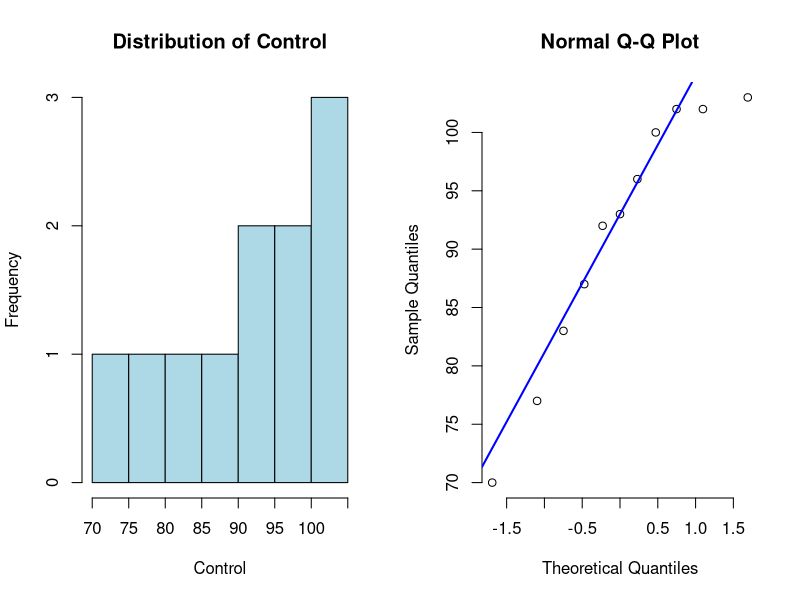
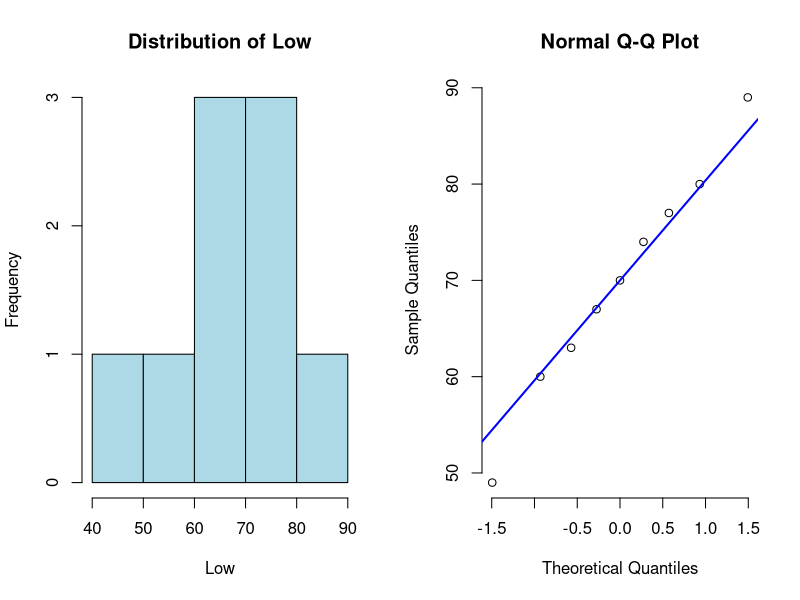
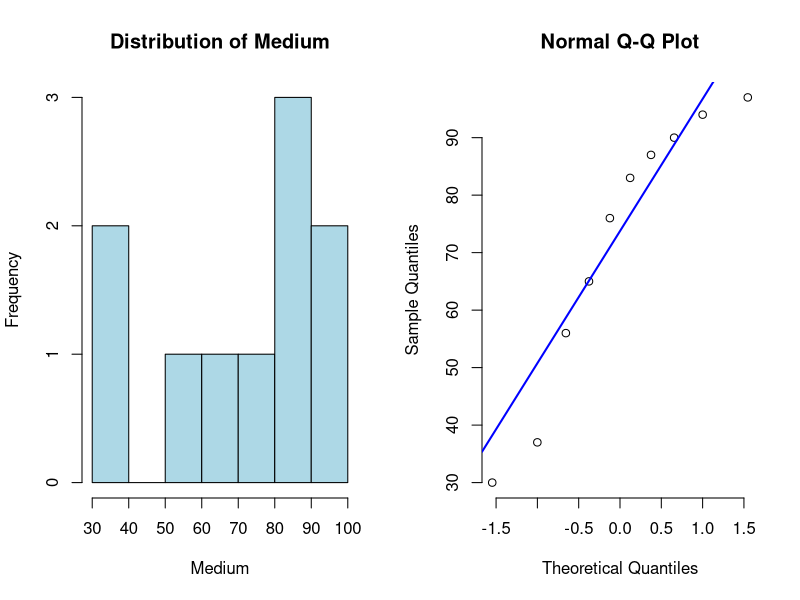
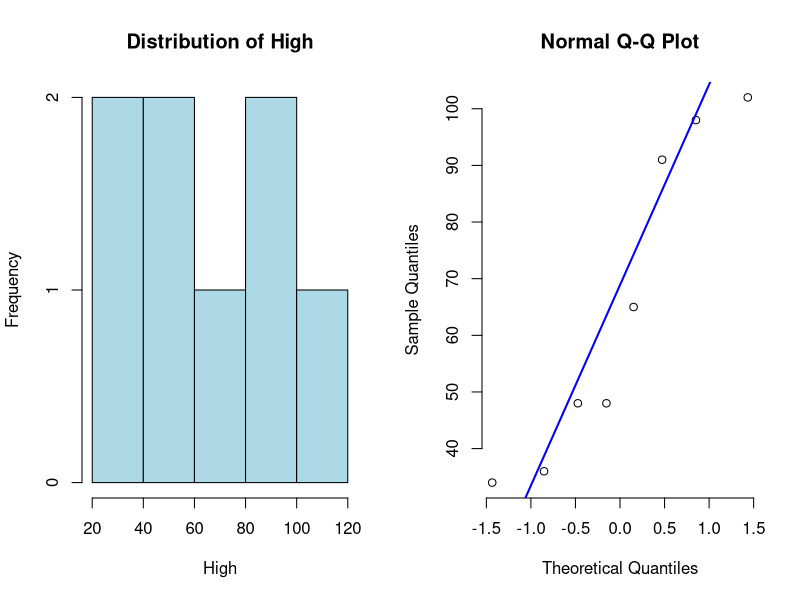
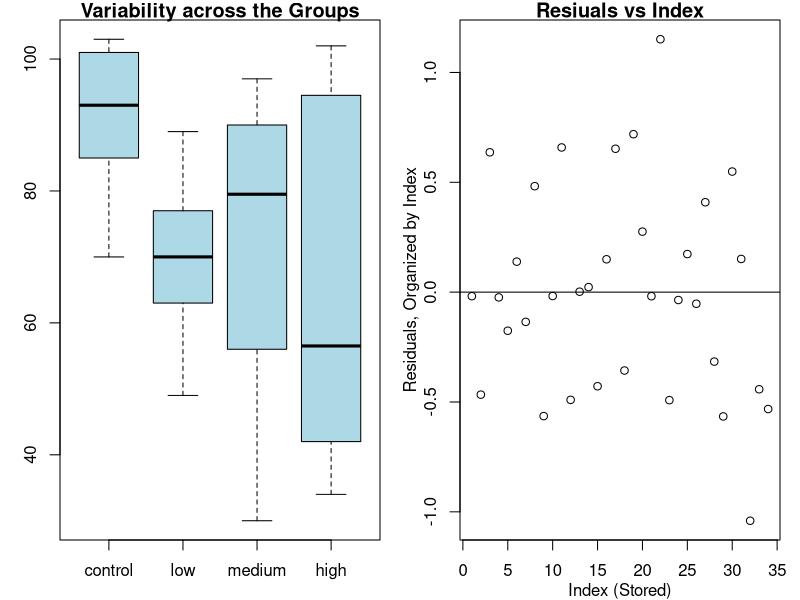
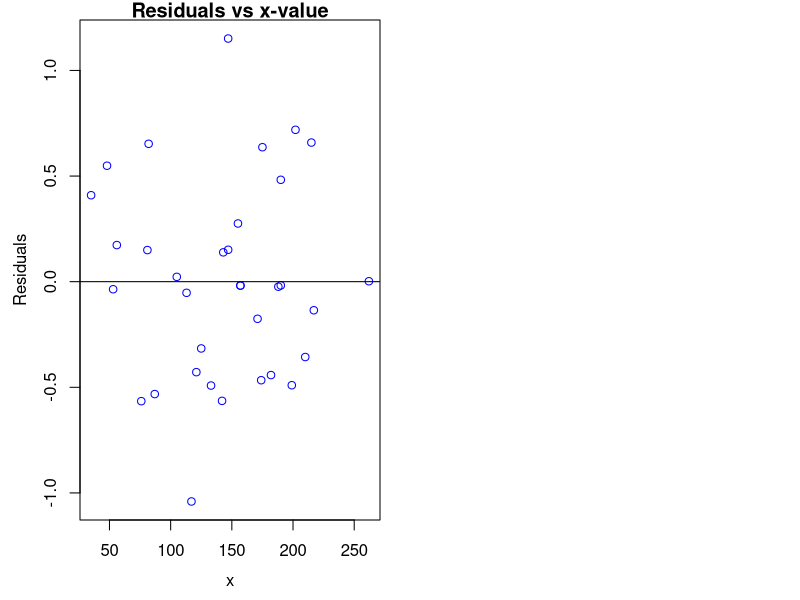
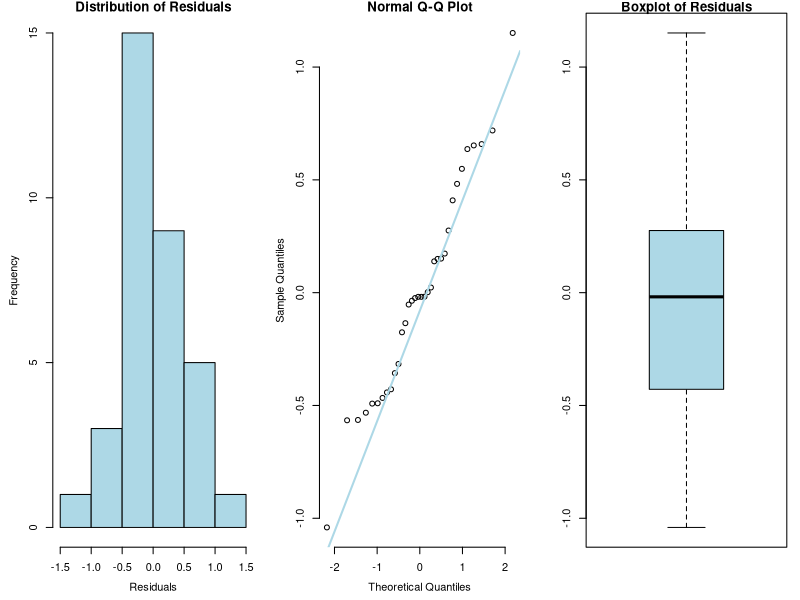
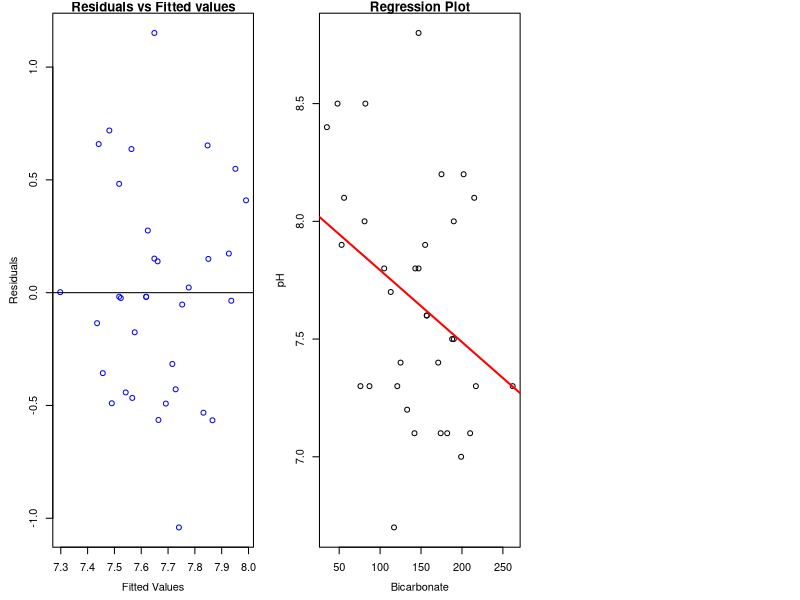

The R source for these figures, in order:
## ---- chunk 1
knitr::opts_chunk$set(echo = TRUE)
## ---- chunk 2
# Importing the dataset
red_dye_dataset <- read.csv("red_dye40.csv")
# View the summary  
summary(red_dye_dataset)
## ---- chunk 3
low_na  <- which(is.na(red_dye_dataset$low))
med_na  <- which(is.na(red_dye_dataset$medium))
high_na <- which(is.na(red_dye_dataset))

control <- red_dye_dataset$control
low     <- red_dye_dataset$low[-low_na]
medium  <- red_dye_dataset$medium[-med_na]
high    <- red_dye_dataset$high[-high_na]
## ---- chunk 4
par(mfrow=c(1,2))
hist(red_dye_dataset$control, main = "Distribution of Control"
     , xlab = "Control", col = "lightblue")
qqnorm(red_dye_dataset$control, pch = 1, frame = FALSE)
qqline(red_dye_dataset$control, col = "blue", lwd = 2)

# Shapiro-Wilk's test,
# To check whether or not a sample fits a normal distribution
shapiro.test(red_dye_dataset$control)
## ---- chunk 5
par(mfrow=c(1,2))
hist(red_dye_dataset$low, main = "Distribution of Low"
     , xlab = "Low", col = "lightblue")
qqnorm(red_dye_dataset$low, pch = 1, frame = FALSE)
qqline(red_dye_dataset$low, col = "blue", lwd = 2)

# Shapiro-Wilk's test,
# We will check p-value
shapiro.test(red_dye_dataset$low)
## ---- chunk 6
par(mfrow=c(1,2))
hist(red_dye_dataset$medium, main = "Distribution of Medium"
     , xlab = "Medium", col = "lightblue")
qqnorm(red_dye_dataset$medium, pch = 1, frame = FALSE)
qqline(red_dye_dataset$medium, col = "blue", lwd = 2)

# Shapiro-Wilk's test
shapiro.test(red_dye_dataset$medium)
## ---- chunk 7
par(mfrow=c(1,2))
hist(red_dye_dataset$high, main = "Distribution of High"
     , xlab = "High", col = "lightblue")
qqnorm(red_dye_dataset$high, pch = 1, frame = FALSE);
qqline(red_dye_dataset$high, col = "blue", lwd = 2);

shapiro.test(red_dye_dataset$high)
## ---- chunk 8
par(mar = c(3, 3, 1, 1))
boxplot(red_dye_dataset, cex.axis = 1.0
        , main = "Variability across the Groups", col = "lightblue")

## ---- chunk 9
dataframe <- data.frame(Group = c(rep("control", length(control))
                                       ,rep("low", length(low))
                                       , rep("medium", length(medium))
                                       , rep("high", length(high)))
                             , Time = c(control, low, medium, high))
## ---- chunk 10
aov_eq <- aov(Time ~ Group, data = dataframe)
summary(aov_eq)
## ---- chunk 11
posthoc <- TukeyHSD(aov_eq)
posthoc
## ---- chunk 12
groundwater_dataset <- read.csv("groundwater.csv")
# View the summary  
summary(groundwater_dataset)
## ---- chunk 13
linear_model <- lm(pH ~ Bicarbonate, data = groundwater_dataset)
linear_model
## ---- chunk 14
par(mar = c(3,3,1, 1), mgp = c(2, 1, 0))
plot(x = 1:length(linear_model$residuals), y = linear_model$residuals
     , xlab = "Index (Stored)",ylab = "Residuals, Organized by Index", main = "Resiuals vs Index")
abline(h = 0)
## ---- chunk 15
par(mar = c(4,4,1, 1), mgp = c(2.5, 1, 0))
plot(x = groundwater_dataset$Bicarbonate, y = linear_model$residuals
     , xlab = "x", ylab = "Residuals", col = "blue" 
     , main = "Residuals vs x-value")
abline(h = 0)
## ---- chunk 16
par(mfrow=c(1,3))
hist(linear_model$residuals, main = "Distribution of Residuals"
     , col = "lightblue", xlab = "Residuals")
qqnorm(linear_model$residuals, pch = 1, frame = FALSE);
qqline(linear_model$residuals, col = "lightblue"
         , lwd = 2);
boxplot(linear_model$residuals,col = "lightblue"
          , main = "Boxplot of Residuals")

shapiro.test(linear_model$residuals)
## ---- chunk 17
par(mar = c(4,4,1, 1), mgp = c(2.5, 1, 0))
plot(x = linear_model$fitted.values, y = linear_model$residuals
     , col = "blue" 
     , xlab = "Fitted Values", ylab = "Residuals"
     , main = "Residuals vs Fitted values")
abline(h = 0)
## ---- chunk 18
summary(linear_model)
## ---- chunk 19
par(mar = c(4,4,1,1), mgp = c(2.5, 1, 0))
plot(groundwater_dataset$Bicarbonate, groundwater_dataset$pH
     , main = "Regression Plot", xlab = "Bicarbonate", ylab = "pH")
abline(linear_model, col="red", lw=2)
## ---- chunk 20
confint(linear_model, level = 0.95, parm = "Bicarbonate")
## ---- chunk 21
# simulation
set.seed(0758054)
nsim <- 5000
coef_sim <- numeric(nsim)
sim_df <- groundwater_dataset

for (i in 1:nsim){
  sim_df$pH <- sample(groundwater_dataset$pH, size = nrow(groundwater_dataset), replace = FALSE)
  sim_lm <- lm(pH ~  Bicarbonate, data = sim_df)
  coef_sim[i] <- sim_lm$coefficients[2]
}

## ---- chunk 22
distance <- abs(linear_model$coefficients[2] - 0)
pval <- (length(which(abs(coef_sim - 0) >= distance)) + 1) / (nsim + 1)
pval
## ---- chunk 23
library(boot)
coefficient_wrapper <- function(df2, index){
  lin_model <- lm(Bicarbonate ~ pH, data = df2[index, ])
  return(lin_model$coefficients[2])
}

# Slope Parameter
coefficient_bs <- boot(groundwater_dataset, statistic = coefficient_wrapper, R = 5000)
boot.ci(coefficient_bs, conf = 0.95, type = "bca")
## ---- chunk 24
antelope_dataset <- read.csv("antelope.csv")
# View the summary  
summary(antelope_dataset)
## ---- chunk 25
multi_reg_model <- lm(fawn ~ adult + precip + severity, data = antelope_dataset)
summary(multi_reg_model)
## ---- chunk 26
par(mfrow = c(1, 2), mar = c(4,4,1.5, 0.5))
plot(multi_reg_model, which = 1:2)
## ---- chunk 27
ploy_reg_model <- lm(fawn ~ adult + I(adult^2), data = antelope_dataset)
summary(ploy_reg_model)
## ---- chunk 28
par(mfrow = c(1, 2), mar = c(4,4,1.5, 0.5))
plot(ploy_reg_model, which = 1:2)
## ---- chunk 29
plot(fawn ~ adult, data = antelope_dataset
     , xlab = "Adult Antelope Population", ylab = "Fawn count", col= "red"
     , main = "Polynomial Regression Model")
curve(predict(ploy_reg_model, newdata = data.frame(adult = x, adult2 = x^2))
      , add = TRUE, col = "Blue")
